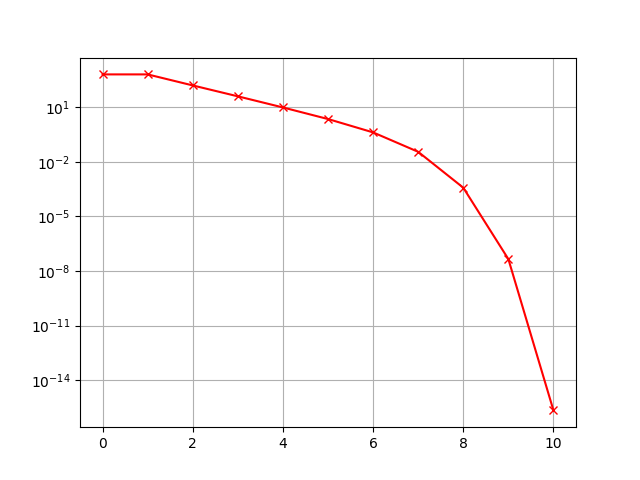

Recreate this plot in Python.
import numpy as np
import matplotlib.pyplot as plt
import os
import scipy
# import random

def f(x):
    assert(isinstance(x,np.ndarray))
    return np.array([3*x[0] - np.cos(x[1]*x[2]) - 1.5,\
                    4*x[0]*x[0] - 625*x[1]*x[1] + 2*x[2] - 1,\
                    20*x[2] + np.exp(-x[0]*x[1]) + 9], dtype=float)


def df(x):
    assert(isinstance(x,np.ndarray))
    return np.array( [[3, x[2]*np.sin(x[1]*x[2]), x[1]*np.sin(x[1]*x[2])],\
                    [8*x[0], -1250*x[1], 2],\
                    [-x[1]*np.exp(-x[0]*x[1]), -x[0]*np.exp(-x[0]*x[1]), 20]], dtype = float)

def netwonXD_inv(xn,f,df):
    if np.linalg.det(df(xn)):
        inv = np.linalg.inv(df(xn))
        fxn = f(xn)
        # print("inv:", inv)
        # print("fxn", fxn)
        return xn - np.dot(inv,fxn)
    else:
        print("df is noninvertible...returning input point x_n!")
        return xn

def netwonXD(xn,f,df):
    if np.linalg.det(df(xn)):
        res = f(xn)
        corr = np.linalg.solve(df(xn),res)
        return xn - corr, res
    else:
        print("df is noninvertible->cant be solved...returning input point x_n!")
        return xn

def vecNorm(x):
    return np.sqrt(np.sum(x*x))

if __name__ == "__main__":
    x = np.array([1,1,1], dtype=float)
    print("Starting guess x0: ",x)
    print("norm(x0): ",np.linalg.norm(f(x)))
    print("-"*30)
    print("Iterating...please hold the line!")
    eps = 1e-16
    error = [np.linalg.norm(f(x))]
    iterations = 100
    for i in list(range(0,100)):
        xn1, res = netwonXD(x,f,df)
        error.append(np.linalg.norm(res))
        if np.allclose(xn1,x,rtol=eps):
            # print("x:\n",x)
            # print("xn1:\n",xn1)
            print("Break condition: <xn, xnp1 close>")
            iterations = i+1
            np.copyto(x, xn1)
            break
        np.copyto(x, xn1)
    print("Arrived at solution after ",iterations," iterations.")
    print("final:\n",x)
    print("final error:\n",np.linalg.norm(f(x)))
    print("-"*30)
    print("Trying different break condition...please hold the line")
    x = np.array([1,1,1], dtype=float)
    error = [np.linalg.norm(f(x))]
    iterations = 100
    for i in list(range(0,100)):
        xn1, res = netwonXD(x,f,df)
        error.append(np.linalg.norm(res))
        if np.abs(np.linalg.norm(x) - np.linalg.norm(xn1)) < eps:
            # print("x:\n",x)
            # print("xn1:\n",xn1)
            print("Break condition: <norms converged>")
            iterations = i+1
            break
        np.copyto(x, xn1)
    print("Arrived at solution after ",iterations," iterations.")
    print("final:\n",x)
    print("final error:\n",np.linalg.norm(f(x)))
    x2 = np.power(1e-2,np.arange(0,iterations+1))
    plt.semilogy(np.arange(0,iterations+1),error,"rx-")
    #plt.semilogy(np.arange(0,iterations+1),x2,"b-")
    plt.grid()
    scriptpath = os.path.dirname(__file__)
    plt.savefig(os.path.join(scriptpath,"Ex10_2.png")) 
    
        
        
    